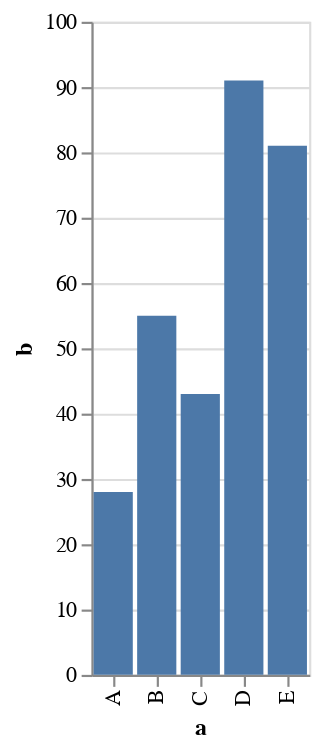

Specify this chart in Vega-Lite:
### Vega-Lite specification from a JSON file in a GitHub repository (floating-point values rounded to 4 significant figures)
{"data": {"values": [{"a": "A", "b": 28}, {"a": "B", "b": 55}, {"a": "C", "b": 43}, {"a": "D", "b": 91}, {"a": "E", "b": 81}]}, "description": "A simple bar chart with embedded data.", "encoding": {"x": {"field": "a", "type": "ordinal"}, "y": {"field": "b", "type": "quantitative"}}, "mark": "bar"}
